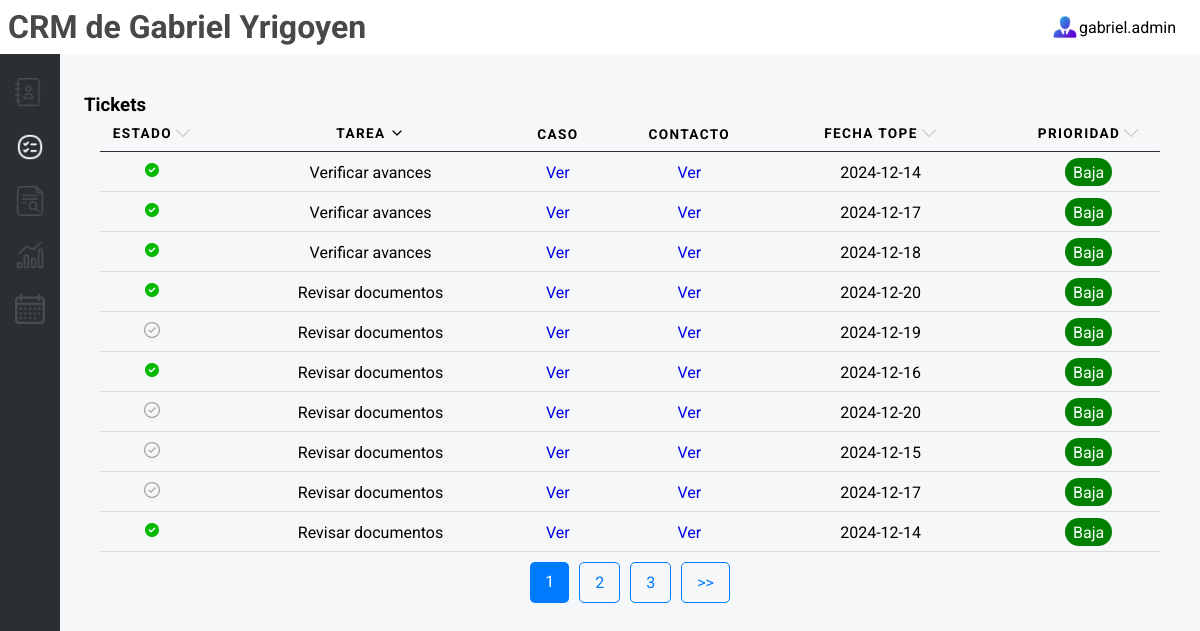
The page /tickets/page/1/tarea/desc on the database its author committed.
### tables this page shows
CREATE TABLE tickets (
            id INTEGER PRIMARY KEY AUTOINCREMENT,
            asistente_id INTEGER,
            caso_id INTEGER,
            estado BOOLEAN NOT NULL DEFAULT 1, -- 1 para abierto, 0 para cerrado
            tarea VARCHAR(50),
            descripcion VARCHAR(200),
            nota TEXT CHECK(LENGTH(nota) <= 300), -- Limitar las notas a 300 caracteres
            fecha_tope TEXT, -- Nueva columna para la fecha límite
            fecha_creacion TEXT,
            fecha_cierre TEXT,
            FOREIGN KEY (asistente_id) REFERENCES asistentes(id),
            FOREIGN KEY (caso_id) REFERENCES casos(id)
        );

### app.py (the view)
@app.route('/tickets', defaults={'page': 1, 'order_by': 'id', 'order_direction': 'asc'})
@app.route('/tickets/page/<int:page>/<order_by>/<order_direction>')
def tickets(page, order_by, order_direction):
    per_page = 10  # Número de registros por página
    offset = (page - 1) * per_page  # Calcular el desplazamiento
    tickets = get_records('tickets', order_by=order_by, order_direction=order_direction, limit=per_page, offset=offset)
    total_records = get_total_records('tickets')
    total_pages = (total_records + per_page - 1) // per_page  # Redondeo hacia arriba
    def calcular_prioridad(fecha_tope):
        print("Tipo de fecha_tope:", type(fecha_tope))
        print("Valor de fecha_tope:", fecha_tope)
        if isinstance(fecha_tope, str):
            try:
                fecha_tope_obj = datetime.strptime(fecha_tope, '%Y-%m-%d %H:%M:%S')
                fecha_tope_obj = fecha_tope_obj.date()
                hoy = datetime.today().date()
                diferencia_dias = (fecha_tope_obj - hoy).days
                if diferencia_dias <= 3:
                    prioridad = 'Alta'
                elif diferencia_dias <= 7:
                    prioridad = 'Media'
                else:
                    prioridad = 'Baja'
                return prioridad
            except ValueError:
                print("Formato de fecha incorrecto. Asegúrate de que esté en formato 'YYYY-MM-DD HH:MM:SS'")
        else:
            print("Fecha tope no es una cadena de texto válida.")
    print("Tipo de fecha_tope:", type(tickets[7]))
    print("Valor de fecha_tope:", tickets[7][7])
    return render_template(
        "tickets.html",
        tickets=tickets,
        current_page=page,
        total_pages=total_pages,
        message="Tickets",
        order_by=order_by,
        order_direction=order_direction,
        fecha_tope = calcular_prioridad(tickets[7][7])
    )

### db_connection.py (called while the page is built)
def conectar():
    try:
        print("Conexión exitosa a la base de datos")
        return sqlite3.connect('crm_law_firm.db')
    except sqlite3.Error as e:
        print(f"Error al conectar a la base de datos: {e}")
        return None

def get_total_records(table_name):
    conn = conectar()
    cursor = conn.cursor()
    query = f"SELECT COUNT(*) FROM {table_name}"
    cursor.execute(query)
    total_records = cursor.fetchone()[0]
    conn.close()
    return total_records

def get_records(table_name, order_by, order_direction='asc', limit=10, offset=0):
    conn = conectar()
    cursor = conn.cursor()
    if order_direction not in ['asc', 'desc']:
        order_direction = 'asc'
    query = f"SELECT * FROM {table_name} ORDER BY {order_by} {order_direction} LIMIT ? OFFSET ?"
    cursor.execute(query, (limit, offset))
    records = cursor.fetchall()
    conn.close()
    return records

### templates/tickets.html (shortened to what this page needs)
{% include 'header.html' %}
<div id="tickets-tools">
  <div class="dashboard-content">
    <div class="table-top">
      <h3>{{ message }}</h3>
    </div>
    <table>
      <thead>
        <tr>
          <th scope="col">
            <span>Estado
              <a href="/tickets/page/{{ current_page }}/estado/{{ 'desc' if order_direction == 'asc' else 'asc' }}">
                <img class="filter" src="{{ url_for('static', filename='up.png') if order_direction == 'asc' and order_by == 'estado' else (url_for('static', filename='down.png') if order_direction == 'desc' and order_by == 'estado' else url_for('static', filename='arrow-grey.png')) }}"
                alt="Orden">
              </a>
            </span>
          </th>
          <th scope="col">
            <span>Tarea
              <a href="/tickets/page/{{ current_page }}/tarea/{{ 'desc' if order_direction == 'asc' else 'asc' }}">
                <img class="filter" src="{{ url_for('static', filename='up.png') if order_direction == 'asc' and order_by == 'tarea' else (url_for('static', filename='down.png') if order_direction == 'desc' and order_by == 'tarea' else url_for('static', filename='arrow-grey.png')) }}"
                alt="Orden">
              </a>
            </span>
          </th>
          <th scope="col">Caso</th>
          <th scope="col">Contacto</th>
          <th scope="col">
            <span>Fecha Tope
              <a href="/tickets/page/{{ current_page }}/fecha_tope/{{ 'desc' if order_direction == 'asc' else 'asc' }}">
                <img class="filter" src="{{ url_for('static', filename='up.png') if order_direction == 'asc' and order_by == 'fecha_tope' else (url_for('static', filename='down.png') if order_direction == 'desc' and order_by == 'fecha_tope' else url_for('static', filename='arrow-grey.png')) }}"
                alt="Orden">
              </a>
            </span>
          </th>
          <th scope="col">
            <span>Prioridad
              <a href="/tickets/page/{{ current_page }}/fecha_tope/{{ 'desc' if order_direction == 'asc' else 'asc' }}">
                <img class="filter" src="{{ url_for('static', filename='up.png') if order_direction == 'asc' and order_by == 'fecha_tope' else (url_for('static', filename='down.png') if order_direction == 'desc' and order_by == 'fecha_tope' else url_for('static', filename='arrow-grey.png')) }}"
                alt="Orden">
              </a>
            </span>
          </th>
        </tr>
      </thead>
      <tbody>
        {% for ticket in tickets %}
        <tr>
          <td data-label="Estado"><img class="filter" src="{{ url_for('static', filename='check-green.png') if ticket[3] else url_for('static', filename='check-grey.png') }}" alt="Estado"></td>
          <td data-label="Tarea">{{ ticket[4] }}</td>
          <td data-label="Caso"><a href="/casos/{{ ticket['caso_id'] }}">Ver</a></td>
          <td data-label="Contacto"><a href="/contactos/{{ ticket['contacto_id'] }}">Ver</a></td>
          <td data-label="Fecha Tope">{{ ticket[7][:10] or 'No asignada' }}</td>
          <td data-label="Prioridad">
            <span class="estado {% if ticket['prioridad'] == 'Alta' %}rojo{% elif ticket['prioridad'] == 'Media' %}amarillo{% else %}verde{% endif %}">
              {{ fecha_tope }}
            </span>
          </td>
        </tr>
        {% endfor %}
      </tbody>
    </table>
    <section class="pagination">
      {% for page in range(1, total_pages + 1) %}
        <a href="/tickets/page/{{ page }}/{{ order_by }}/{{ order_direction }}" class="{% if page == current_page %}active{% endif %}">
          {{ page }}
        </a>
      {% endfor %}
      {% if current_page < total_pages %}
        <a href="/tickets/page/{{ current_page + 1 }}/{{ order_by }}/{{ order_direction }}">>></a>
      {% endif %}
    </section>
  </div>
</div>
{% include 'footer.html' %}

### static/style.css (style rules this page uses)
body { background-color: #F5F7F9; font-family: "Roboto", sans-serif; height: 100vh; margin: 0; display: flex; flex-direction: column; }
a { text-decoration: none; }
th span { display: flex; justify-content: center; }
th span img { padding-left: 0.2rem; }
h3 { text-align: center; padding: 0 1vw; margin: 0 50% 0 0; justify-self: center; }
.dashboard-content { display: flex; flex-direction: column; align-items: center; padding: 3vh 1vw; }
.estado { margin-top: 0.6rem; padding: 0.3rem 0.5rem; border-radius: 1rem; color: white; }
.verde { background-color: green; }
.filter { height: 1rem; width: auto; }
.table-top { display: flex; flex-direction: row; margin-top: 2vh; width: 100%; justify-content: space-between; }
table { border-collapse: collapse; margin: 0; padding: 0; width: 100%; }
table tr { position: relative; }
table tr::before { content: ''; position: absolute; bottom: 0; left: 50%; width: 95%; height: 1.5px; background-color: #ddd; transform: translateX(-50%); }
table th, table td { padding: .625em; text-align: center; }
table th { font-size: .85em; letter-spacing: .1em; text-transform: uppercase; }
.pagination { margin-top: auto; justify-self: flex-end; display: flex; padding: 10px; }
.pagination a { padding: 10px 15px; margin: 0 5px; text-decoration: none; color: #007bff; border: 1px solid #007bff; border-radius: 5px; transition: background-color 0.3s; }
.pagination a.active { background-color: #007bff; color: white; border: none; }
*, *:before, *:after { -moz-box-sizing: border-box; -webkit-box-sizing: border-box; box-sizing: border-box; }
table thead tr::before { background-color: #2b2f33; }

### static/calendar.css (style rules this page uses)
*, *:before, *:after { -moz-box-sizing: border-box; -webkit-box-sizing: border-box; box-sizing: border-box; }

### rows shown on the page
tickets: tarea "Verificar avances", fecha_tope "2024-12-14", fecha_tope "Baja"
tickets: tarea "Verificar avances", fecha_tope "2024-12-17", fecha_tope "Baja"
tickets: tarea "Verificar avances", fecha_tope "2024-12-18", fecha_tope "Baja"
tickets: tarea "Revisar documentos", fecha_tope "2024-12-20", fecha_tope "Baja"
tickets: tarea "Revisar documentos", fecha_tope "2024-12-19", fecha_tope "Baja"
tickets: tarea "Revisar documentos", fecha_tope "2024-12-16", fecha_tope "Baja"
tickets: tarea "Revisar documentos", fecha_tope "2024-12-20", fecha_tope "Baja"
tickets: tarea "Revisar documentos", fecha_tope "2024-12-15", fecha_tope "Baja"
tickets: tarea "Revisar documentos", fecha_tope "2024-12-17", fecha_tope "Baja"
tickets: tarea "Revisar documentos", fecha_tope "2024-12-14", fecha_tope "Baja"

### other values the page prints
{{ message }} "Tickets"
{{ page }} "1" "2" "3"
